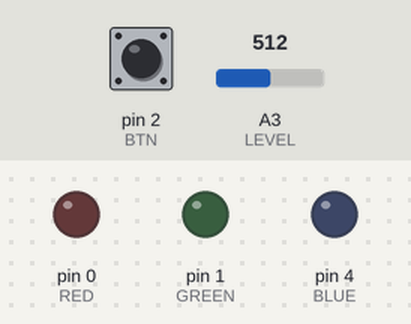
Bench run of a sketch on a simulated Arduino Uno, built with avr-gcc and run on an emulated ATmega328P. Parts: output pins drawn as LEDs (lit = HIGH). Dashed ring = blinking. The inputs (shaded band) are chosen by the test bench; at power-on: pin 2 (BTN) LOW, A3 (LEVEL) = 512.

Above: at 4.7 s.
4.8 s: pin 2 (BTN) pulled HIGH for 0.15 s
At 5.7 s:
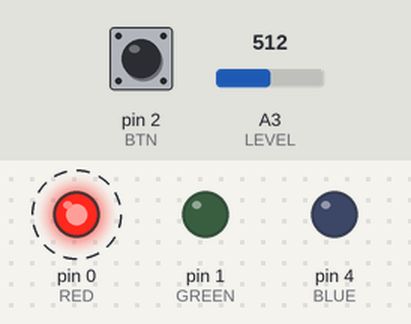
7.9 s: pin 2 (BTN) pulled HIGH for 1 s
At 8.8 s:
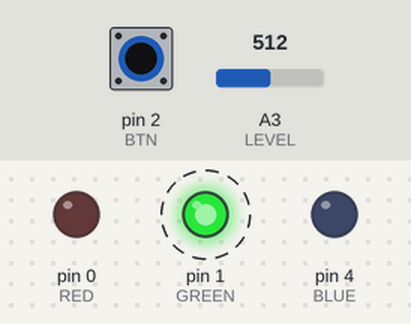
11.4 s: pin 2 (BTN) pulled HIGH for 0.15 s
At 12.3 s:
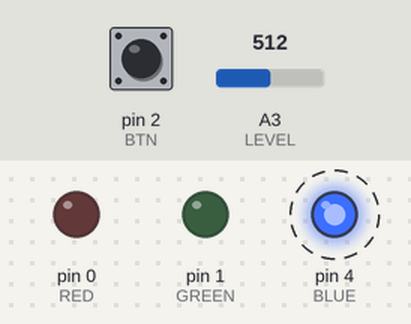
14.5 s: pin 2 (BTN) pulled HIGH for 3.2 s
At 15.4 s:
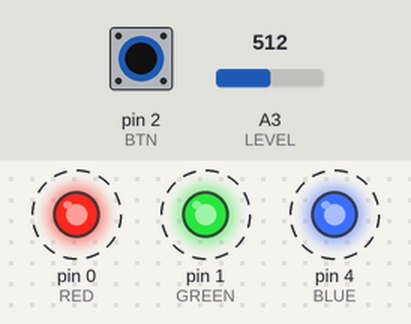
19.2 s: A3 (LEVEL) set to 996
20.7 s: A3 (LEVEL) set to 1013
Timing chart, 0 to 23.2 s (numbered marks = the images above; inputs shaded):
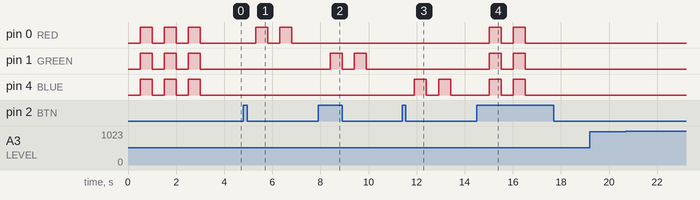

The sketch:

busyboard.ino
```cpp
#define RED 0
#define GREEN 1
#define BLUE 4
#define BTN 2
#define LEVEL A3

#define RMODE 0
#define GMODE 1
#define BMODE 2
#define AMODE 3
#define NMODE 4

const int dur = 500;
const int diff = 20;

boolean lastButton = LOW;
boolean currentButton = LOW;
unsigned short currentMode = NMODE;

int rValue = 0;
int gValue = 0;
int bValue = 0;

int prevValue = 0;
int curValue = 0;

void setup() {
  pinMode(RED, OUTPUT);
  pinMode(GREEN, OUTPUT);
  pinMode(BLUE, OUTPUT);
  pinMode(BTN, INPUT);
  blinkAll(dur, 3);
}

void loop() {
  currentButton = debounce(lastButton);
  if (lastButton == LOW && currentButton == HIGH) {
    if (currentMode == NMODE)
      currentMode = 0;
    else
      currentMode = currentMode + 1;
    switch (currentMode) {
      case RMODE:
        blinkLed(RED, dur, 2);
        break;
      case GMODE:
        blinkLed(GREEN, dur, 2);
        break;
      case BMODE:
        blinkLed(BLUE, dur, 2);
        break;
      case AMODE:
        blinkAll(dur, 2);
        break;
      case NMODE:
        blinkAll(dur, 4);
        break;
    }
    prevValue = analogRead(LEVEL);
  }
  lastButton = currentButton;
  handleValues();
}

void blinkLed(const int led, const int duration, const int times) {
  for (int i = 0; i < times; i++) {
    delay(duration);
    digitalWrite(led, HIGH);
    delay(duration);
    digitalWrite(led, LOW);
  }
  showCurrent();
}

void blinkAll(const int duration, const int times) {
  for (int i = 0; i < times; i++) {
    delay(duration);
    digitalWrite(RED, HIGH);
    digitalWrite(BLUE, HIGH);
    digitalWrite(GREEN, HIGH);
    delay(duration);
    digitalWrite(RED, LOW);
    digitalWrite(BLUE, LOW);
    digitalWrite(GREEN, LOW);
  }
  delay(duration);
  showCurrent();
}

boolean debounce(boolean last) {
  boolean current = digitalRead(BTN);
  if (last != current) {
    delay(10);
    current = digitalRead(BTN);
    return current;
  }
}

void handleValues() {
  if (currentMode == NMODE)
    prevValue = analogRead(LEVEL);
  else {
    curValue = analogRead(LEVEL);
    const int readValue = curValue;
    if (abs(curValue - prevValue) > diff) {
      if(curValue > 500)
         curValue += diff;
      else
         curValue -= diff;
      switch (currentMode) {
        case RMODE:
          rValue = curValue;
          break;
        case GMODE:
          gValue = curValue;
          break;
        case BMODE:
          bValue = curValue;
          break;
        case AMODE:
          int diff = curValue - prevValue;
          rValue = constrain(rValue + diff, 0, 1023);
          gValue = constrain(gValue + diff, 0, 1023);
          bValue = constrain(bValue + diff, 0, 1023);
          break;
      }
      prevValue = readValue;
      showCurrent();
    }
  }
}

void showCurrent() {
  analogWrite(RED, map(rValue, 0, 1023, 0, 255));
  analogWrite(GREEN, map(gValue, 0, 1023, 0, 255));
  analogWrite(BLUE, map(bValue, 0, 1023, 0, 255));
}
```

Measured:
- after the input at 4.8 s, pin 0 (RED): alternates HIGH for 0.50 s and LOW for 0.50 s, 4 changes in all, then stays LOW, starting after 0.51 s
- after the input at 7.9 s, pin 1 (GREEN): alternates HIGH for 0.50 s and LOW for 0.50 s, 4 changes in all, then stays LOW, starting after 0.51 s
- after the input at 11.4 s, pin 4 (BLUE): alternates HIGH for 0.50 s and LOW for 0.50 s, 4 changes in all, then stays LOW, starting after 0.51 s
- after the input at 14.5 s, pin 0 (RED), pin 1 (GREEN), pin 4 (BLUE): alternates HIGH for 0.50 s and LOW for 0.50 s, 4 changes in all, then stays LOW, starting after 0.51 s
- after the input at 19.2 s, every drawn part: stays the same
- after the input at 20.7 s, every drawn part: stays the same
